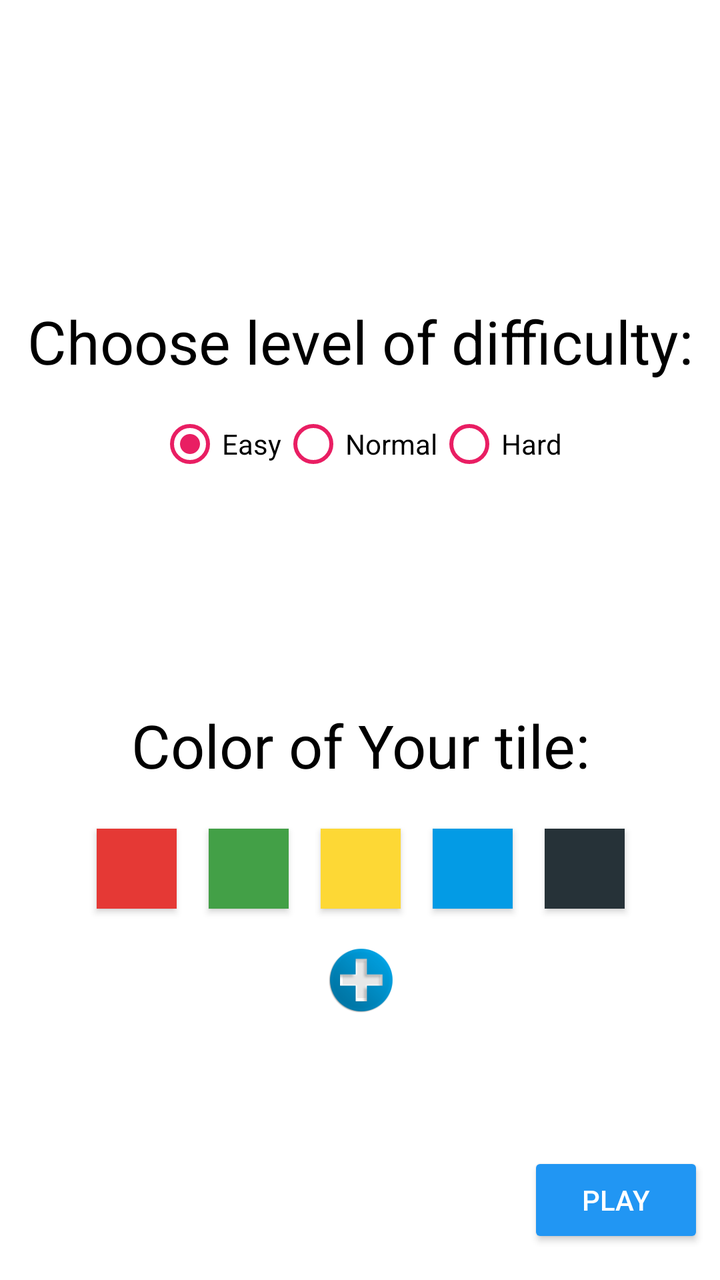
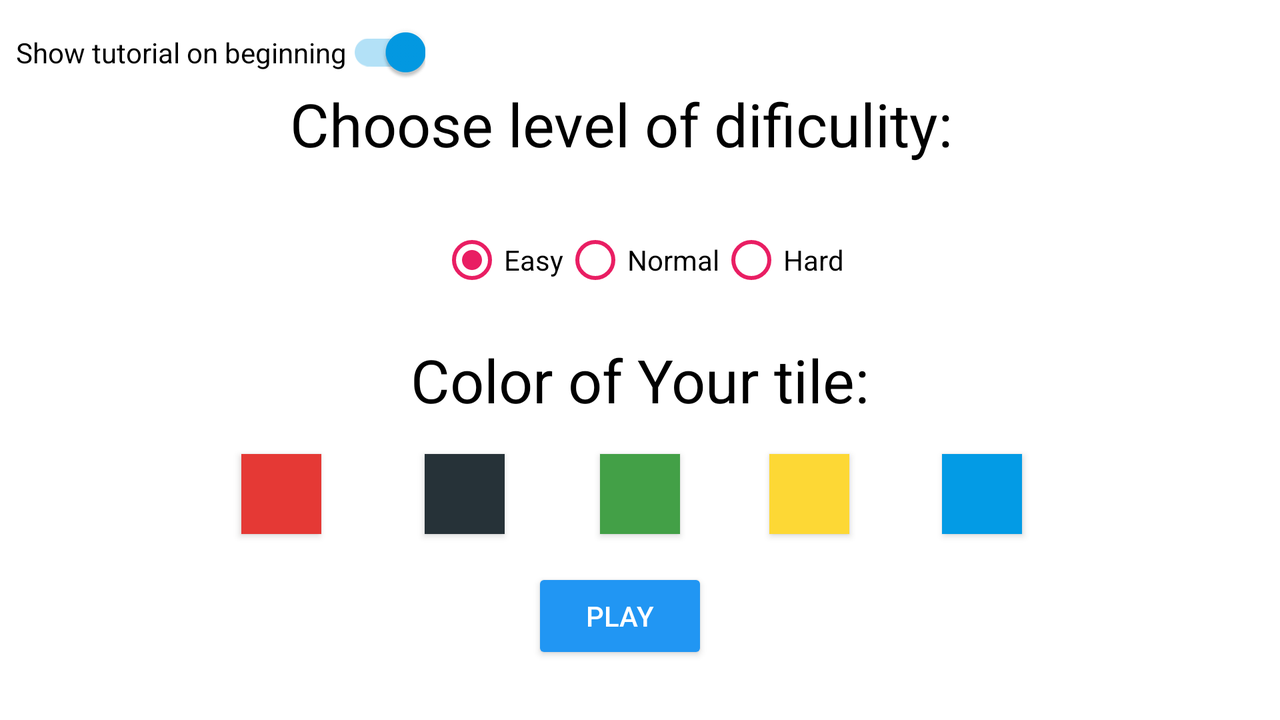

Two renders of one Android screen. The first uses the default layout on a phone; the second uses the alternative layout the repository ships for a different screen configuration, on a matching device. The two XML files are below.
<!-- AndroidManifest.xml: application theme AppTheme -->
<!-- res/layout/skill_mode_screen_layout.xml -->
<?xml version="1.0" encoding="utf-8"?>
<androidx.constraintlayout.widget.ConstraintLayout xmlns:android="http://schemas.android.com/apk/res/android"
    xmlns:app="http://schemas.android.com/apk/res-auto"
    xmlns:tools="http://schemas.android.com/tools"
    android:layout_width="match_parent"
    android:layout_height="match_parent"
    android:background="#fff">

    <LinearLayout
        android:layout_width="wrap_content"
        android:layout_height="wrap_content"
        android:layout_marginBottom="8dp"
        android:layout_marginEnd="8dp"
        android:layout_marginLeft="8dp"
        android:layout_marginRight="8dp"
        android:layout_marginStart="8dp"
        android:layout_marginTop="8dp"
        android:orientation="vertical"
        app:layout_constraintBottom_toBottomOf="parent"
        app:layout_constraintEnd_toEndOf="parent"
        app:layout_constraintHorizontal_bias="0.488"
        app:layout_constraintStart_toStartOf="parent"
        app:layout_constraintTop_toTopOf="parent"
        app:layout_constraintVertical_bias="0.752">

        <TextView
            android:id="@+id/textView5"
            android:layout_width="350dp"
            android:layout_height="54dp"
            android:text="Color of Your tile:"
            android:textAlignment="center"
            android:textColor="#000"
            android:textSize="30sp" />


        <LinearLayout
            android:layout_width="wrap_content"
            android:layout_height="wrap_content"
            android:layout_gravity="center"
            android:orientation="vertical">

            <LinearLayout
                android:layout_width="wrap_content"
                android:layout_height="wrap_content"
                android:orientation="horizontal">

                <Button
                    android:id="@+id/color_RED_skill"
                    android:layout_width="40dp"
                    android:layout_height="40dp"
                    android:layout_margin="8dp"
                    android:layout_weight="1"
                    android:background="@color/btnRed"
                    android:gravity="center"
                    android:onClick="chooseColor" />

                <Button
                    android:id="@+id/color_GREEN_skill"
                    android:layout_width="40dp"
                    android:layout_height="40dp"
                    android:layout_margin="8dp"
                    android:layout_weight="1"
                    android:background="@color/btnGreen"
                    android:gravity="center"
                    android:onClick="chooseColor" />

                <Button
                    android:id="@+id/color_YELLOW_skill"
                    android:layout_width="40dp"
                    android:layout_height="40dp"
                    android:layout_margin="8dp"
                    android:layout_weight="1"
                    android:background="@color/btnYellow"
                    android:gravity="center"
                    android:onClick="chooseColor" />

                <Button
                    android:id="@+id/color_BLUE_skill"
                    android:layout_width="40dp"
                    android:layout_height="40dp"
                    android:layout_margin="8dp"
                    android:layout_weight="1"
                    android:background="@color/btnBlue"
                    android:gravity="center"
                    android:onClick="chooseColor" />

                <Button
                    android:id="@+id/color_GRAY_skill"
                    android:layout_width="40dp"
                    android:layout_height="40dp"
                    android:layout_margin="8dp"
                    android:layout_weight="1"
                    android:background="@color/btnGray"
                    android:gravity="center"
                    android:onClick="chooseColor" />
            </LinearLayout>

            <LinearLayout
                android:layout_width="wrap_content"
                android:layout_height="wrap_content"
                android:layout_gravity="center"
                android:orientation="horizontal">

                <Button
                    android:id="@+id/more_skins"
                    android:layout_width="40dp"
                    android:layout_height="40dp"
                    android:layout_margin="8dp"
                    android:layout_weight="1"
                    android:background="@drawable/plus_sign"
                    android:gravity="center" />

            </LinearLayout>
        </LinearLayout>
    </LinearLayout>


    <Button
        android:id="@+id/button"
        android:layout_width="wrap_content"
        android:layout_height="wrap_content"
        android:layout_marginBottom="16dp"
        android:layout_marginEnd="8dp"
        android:layout_marginLeft="8dp"
        android:layout_marginRight="8dp"
        android:layout_marginStart="8dp"
        android:layout_marginTop="307dp"
        android:backgroundTint="@color/colorPlayButton"
        android:onClick="playSkillMode"
        android:text="Play"
        app:layout_constraintBottom_toBottomOf="parent"
        app:layout_constraintEnd_toEndOf="parent"
        app:layout_constraintHorizontal_bias="1.0"
        app:layout_constraintStart_toStartOf="parent"
        app:layout_constraintTop_toBottomOf="@+id/timeModeRadioGroup" />


    <LinearLayout
        android:layout_width="wrap_content"
        android:layout_height="wrap_content"
        android:layout_marginBottom="8dp"
        android:layout_marginEnd="8dp"
        android:layout_marginLeft="8dp"
        android:layout_marginRight="8dp"
        android:layout_marginStart="8dp"
        android:layout_marginTop="8dp"
        android:orientation="vertical"
        app:layout_constraintBottom_toBottomOf="parent"
        app:layout_constraintEnd_toEndOf="parent"
        app:layout_constraintStart_toStartOf="parent"
        app:layout_constraintTop_toTopOf="parent"
        app:layout_constraintVertical_bias="0.261">

        <TextView
            android:id="@+id/textView4"
            android:layout_width="347dp"
            android:layout_height="53dp"
            android:gravity="center"
            android:text="Choose level of difficulty:"
            android:textColor="#000"
            android:textSize="30sp" />

        <RadioGroup
            android:id="@+id/SkillModeRadioGroupLevel"
            android:layout_width="wrap_content"
            android:layout_height="wrap_content"
            android:layout_gravity="center"
            android:orientation="horizontal">

            <androidx.appcompat.widget.AppCompatRadioButton
                android:id="@+id/radio_skill_easy"
                android:layout_width="match_parent"
                android:layout_height="50dp"
                android:layout_weight="1"
                android:buttonTint="@color/colorRadioButton"
                android:checked="true"
                android:text="Easy"
                android:textColor="#000"
                android:theme="@style/RadioButtonTheme" />

            <androidx.appcompat.widget.AppCompatRadioButton
                android:id="@+id/radio_skill_normal"
                android:layout_width="match_parent"
                android:layout_height="50dp"
                android:layout_weight="1"
                android:buttonTint="@color/colorRadioButton"
                android:text="Normal"
                android:textColor="#000"
                android:theme="@style/RadioButtonTheme" />

            <androidx.appcompat.widget.AppCompatRadioButton
                android:id="@+id/radio_skill_hard"
                android:layout_width="match_parent"
                android:layout_height="50dp"
                android:layout_weight="1"
                android:buttonTint="@color/colorRadioButton"
                android:text="Hard"
                android:textColor="#000"
                android:theme="@style/RadioButtonTheme" />


        </RadioGroup>


    </LinearLayout>

    <ImageView
        android:id="@+id/helpbtn"
        android:layout_width="48dp"
        android:layout_height="48dp"
        android:layout_marginStart="8dp"
        android:layout_marginLeft="8dp"
        android:layout_marginTop="8dp"
        android:layout_marginEnd="8dp"
        android:layout_marginRight="8dp"
        android:layout_marginBottom="8dp"
        android:onClick="tutorialBtn"
        app:layout_constraintBottom_toBottomOf="parent"
        app:layout_constraintEnd_toEndOf="parent"
        app:layout_constraintHorizontal_bias="1.0"
        app:layout_constraintStart_toStartOf="parent"
        app:layout_constraintTop_toTopOf="parent"
        app:layout_constraintVertical_bias="0.0"
        app:srcCompat="@drawable/helpbtn" />

    <ImageView
        android:layout_width="48dp"
        android:layout_height="48dp"
        android:layout_marginStart="8dp"
        android:layout_marginLeft="8dp"
        android:layout_marginTop="8dp"
        android:layout_marginEnd="8dp"
        android:layout_marginRight="8dp"
        android:layout_marginBottom="8dp"
        android:onClick="goToSettings"
        app:layout_constraintBottom_toBottomOf="parent"
        app:layout_constraintEnd_toEndOf="parent"
        app:layout_constraintHorizontal_bias="0.0"
        app:layout_constraintStart_toStartOf="parent"
        app:layout_constraintTop_toTopOf="parent"
        app:layout_constraintVertical_bias="0.0"
        app:srcCompat="@drawable/settings_big_icon" />

</androidx.constraintlayout.widget.ConstraintLayout>
<!-- resources referenced by this layout -->
<resources>
  <color name="btnBlue">#039BE5</color>
  <color name="btnGray">#263238</color>
  <color name="btnGreen">#43A047</color>
  <color name="btnRed">#e53935</color>
  <color name="btnYellow">#FDD835</color>
  <color name="colorPlayButton">#2196F3</color>
  <color name="colorRadioButton">#E91E63</color>
  <!-- drawable plus_sign: png bitmap (drawable, 8500 bytes) -->
  <style name="RadioButtonTheme">
          <item name="colorPrimary">@color/colorRadioButton</item>
      </style>
  <style name="AppTheme" parent="Theme.AppCompat.NoActionBar">
          
          <item name="colorPrimary">@color/colorPrimary</item>
          <item name="colorPrimaryDark">#000</item>
          <item name="colorAccent">@color/colorAccent</item>
          <item name="android:windowNoTitle">true</item>
          <item name="android:windowFullscreen">true</item>
      </style>
  <color name="colorPrimary">#3F51B5</color>
  <color name="colorAccent">#FF4081</color>
</resources>
<!-- res/layout-land/skill_mode_screen_layout.xml (the repository's variant of the layout above) -->
<!-- drawn on the phone turned sideways -->
<?xml version="1.0" encoding="utf-8"?>
<androidx.constraintlayout.widget.ConstraintLayout xmlns:android="http://schemas.android.com/apk/res/android"
    xmlns:tools="http://schemas.android.com/tools"
    android:layout_width="match_parent"
    android:layout_height="match_parent"
    xmlns:app="http://schemas.android.com/apk/res-auto"
    android:background="#fff">

    <TextView
        android:id="@+id/textView5"
        android:layout_width="350dp"
        android:layout_height="54dp"
        android:layout_marginBottom="8dp"
        android:layout_marginEnd="8dp"
        android:layout_marginLeft="8dp"
        android:layout_marginRight="8dp"
        android:layout_marginStart="8dp"
        android:layout_marginTop="8dp"
        android:text="Color of Your tile:"
        android:textAlignment="center"
        android:textColor="#000"
        android:textSize="30sp"
        app:layout_constraintBottom_toBottomOf="parent"
        app:layout_constraintEnd_toEndOf="parent"
        app:layout_constraintStart_toStartOf="parent"
        app:layout_constraintTop_toTopOf="parent"
        app:layout_constraintVertical_bias="0.557" />

    <Button
        android:id="@+id/color_RED_skill"
        android:layout_width="40dp"
        android:layout_height="40dp"
        android:layout_marginBottom="8dp"
        android:layout_marginEnd="8dp"
        android:layout_marginLeft="40dp"
        android:layout_marginRight="8dp"
        android:layout_marginStart="40dp"
        android:layout_marginTop="8dp"
        android:background="@color/btnRed"
        android:onClick="chooseColor"
        app:layout_constraintBottom_toBottomOf="parent"
        app:layout_constraintEnd_toEndOf="parent"
        app:layout_constraintHorizontal_bias="0.146"
        app:layout_constraintStart_toStartOf="parent"
        app:layout_constraintTop_toTopOf="parent"
        app:layout_constraintVertical_bias="0.72" />

    <Button
        android:id="@+id/color_GREEN_skill"
        android:layout_width="40dp"
        android:layout_height="40dp"
        android:layout_marginBottom="8dp"
        android:layout_marginEnd="16dp"
        android:layout_marginLeft="8dp"
        android:layout_marginRight="16dp"
        android:layout_marginStart="8dp"
        android:layout_marginTop="8dp"
        android:background="@color/btnGreen"
        android:onClick="chooseColor"
        app:layout_constraintBottom_toBottomOf="parent"
        app:layout_constraintEnd_toEndOf="parent"
        app:layout_constraintHorizontal_bias="0.507"
        app:layout_constraintStart_toStartOf="parent"
        app:layout_constraintTop_toTopOf="parent"
        app:layout_constraintVertical_bias="0.72" />

    <Button
        android:id="@+id/color_YELLOW_skill"
        android:layout_width="40dp"
        android:layout_height="40dp"
        android:layout_marginBottom="8dp"
        android:layout_marginEnd="8dp"
        android:layout_marginLeft="8dp"
        android:layout_marginRight="8dp"
        android:layout_marginStart="8dp"
        android:layout_marginTop="8dp"
        android:background="@color/btnYellow"
        android:onClick="chooseColor"
        app:layout_constraintBottom_toBottomOf="parent"
        app:layout_constraintEnd_toEndOf="parent"
        app:layout_constraintHorizontal_bias="0.645"
        app:layout_constraintStart_toStartOf="parent"
        app:layout_constraintTop_toTopOf="parent"
        app:layout_constraintVertical_bias="0.72" />

    <Button
        android:id="@+id/color_BLUE_skill"
        android:layout_width="40dp"
        android:layout_height="40dp"
        android:layout_marginBottom="8dp"
        android:layout_marginEnd="40dp"
        android:layout_marginLeft="8dp"
        android:layout_marginRight="40dp"
        android:layout_marginStart="8dp"
        android:layout_marginTop="8dp"
        android:background="@color/btnBlue"
        android:onClick="chooseColor"
        app:layout_constraintBottom_toBottomOf="parent"
        app:layout_constraintEnd_toEndOf="parent"
        app:layout_constraintHorizontal_bias="0.839"
        app:layout_constraintStart_toStartOf="parent"
        app:layout_constraintTop_toTopOf="parent"
        app:layout_constraintVertical_bias="0.72" />

    <Button
        android:id="@+id/color_GRAY_skill"
        android:layout_width="40dp"
        android:layout_height="40dp"
        android:layout_marginBottom="8dp"
        android:layout_marginEnd="8dp"
        android:layout_marginLeft="8dp"
        android:layout_marginRight="8dp"
        android:layout_marginStart="8dp"
        android:background="@color/btnGray"
        android:onClick="chooseColor"
        app:layout_constraintBottom_toBottomOf="parent"
        app:layout_constraintEnd_toEndOf="parent"
        app:layout_constraintHorizontal_bias="0.35"
        app:layout_constraintStart_toStartOf="parent"
        app:layout_constraintTop_toTopOf="parent"
        app:layout_constraintVertical_bias="0.728" />

    <Button
        android:id="@+id/button2"
        android:layout_width="wrap_content"
        android:layout_height="wrap_content"
        android:layout_marginBottom="28dp"
        android:layout_marginEnd="30dp"
        android:layout_marginLeft="266dp"
        android:layout_marginRight="30dp"
        android:layout_marginStart="266dp"
        android:layout_marginTop="8dp"
        android:backgroundTint="@color/colorPlayButton"
        android:onClick="playSkillMode"
        android:text="Play"
        app:layout_constraintBottom_toBottomOf="parent"
        app:layout_constraintEnd_toEndOf="parent"
        app:layout_constraintHorizontal_bias="0.0"
        app:layout_constraintStart_toStartOf="parent"
        app:layout_constraintTop_toTopOf="parent"
        app:layout_constraintVertical_bias="1.0" />

    <RadioGroup
        android:id="@+id/SkillModeRadioGroupLevel"
        android:layout_width="wrap_content"
        android:layout_height="wrap_content"
        android:layout_marginBottom="8dp"
        android:layout_marginEnd="8dp"
        android:layout_marginLeft="8dp"
        android:layout_marginRight="8dp"
        android:layout_marginStart="8dp"
        android:layout_marginTop="8dp"
        android:orientation="horizontal"
        app:layout_constraintBottom_toBottomOf="parent"
        app:layout_constraintEnd_toEndOf="parent"
        app:layout_constraintHorizontal_bias="0.502"
        app:layout_constraintStart_toStartOf="parent"
        app:layout_constraintTop_toBottomOf="@+id/textView4"
        app:layout_constraintVertical_bias="0.006">

        <androidx.appcompat.widget.AppCompatRadioButton
            android:id="@+id/radio_skill_easy"
            android:layout_width="match_parent"
            android:layout_height="50dp"
            android:layout_weight="1"
            android:buttonTint="@color/colorRadioButton"
            android:checked="true"
            android:text="Easy"
            android:textColor="#000"
            android:theme="@style/RadioButtonTheme" />

        <androidx.appcompat.widget.AppCompatRadioButton
            android:id="@+id/radio_skill_normal"
            android:layout_width="match_parent"
            android:layout_height="50dp"
            android:layout_weight="1"
            android:buttonTint="@color/colorRadioButton"
            android:text="Normal"
            android:textColor="#000"
            android:theme="@style/RadioButtonTheme" />

        <androidx.appcompat.widget.AppCompatRadioButton
            android:id="@+id/radio_skill_hard"
            android:layout_width="match_parent"
            android:layout_height="50dp"
            android:layout_weight="1"
            android:buttonTint="@color/colorRadioButton"
            android:text="Hard"
            android:textColor="#000"
            android:theme="@style/RadioButtonTheme" />


    </RadioGroup>

    <TextView
        android:id="@+id/textView4"
        android:layout_width="350dp"
        android:layout_height="54dp"
        android:layout_marginBottom="8dp"
        android:layout_marginEnd="8dp"
        android:layout_marginLeft="8dp"
        android:layout_marginRight="8dp"
        android:layout_marginStart="8dp"
        android:layout_marginTop="8dp"
        android:text="Choose level of dificulity:"
        android:textColor="#000"
        android:textSize="30sp"
        app:layout_constraintBottom_toBottomOf="parent"
        app:layout_constraintEnd_toEndOf="parent"
        app:layout_constraintStart_toStartOf="parent"
        app:layout_constraintTop_toTopOf="parent"
        app:layout_constraintVertical_bias="0.116" />

    <ImageView
        android:id="@+id/helpbtn"
        android:layout_width="wrap_content"
        android:layout_height="wrap_content"
        android:layout_marginBottom="8dp"
        android:layout_marginEnd="8dp"
        android:layout_marginLeft="8dp"
        android:layout_marginRight="8dp"
        android:layout_marginStart="8dp"
        android:layout_marginTop="8dp"
        android:onClick="tutorialBtn"
        app:layout_constraintBottom_toBottomOf="parent"
        app:layout_constraintEnd_toEndOf="parent"
        app:layout_constraintHorizontal_bias="0.975"
        app:layout_constraintStart_toStartOf="parent"
        app:layout_constraintTop_toTopOf="parent"
        app:layout_constraintVertical_bias="0.015"
        app:srcCompat="@drawable/helpbtn" />

    <androidx.appcompat.widget.SwitchCompat
        android:id="@+id/switchSkill"
        android:layout_width="wrap_content"
        android:layout_height="wrap_content"
        android:layout_marginBottom="8dp"
        android:layout_marginEnd="8dp"
        android:layout_marginLeft="8dp"
        android:layout_marginRight="8dp"
        android:layout_marginStart="8dp"
        android:layout_marginTop="8dp"
        android:checked="true"
        android:text="Show tutorial on beginning"
        android:textColor="#000"
        app:theme="@style/switchTheme"
        app:layout_constraintBottom_toBottomOf="parent"
        app:layout_constraintEnd_toEndOf="parent"
        app:layout_constraintHorizontal_bias="0.0"
        app:layout_constraintStart_toStartOf="parent"
        app:layout_constraintTop_toTopOf="parent"
        app:layout_constraintVertical_bias="0.015" />

</androidx.constraintlayout.widget.ConstraintLayout >
<!-- resources referenced by the variant -->
<!-- as the phone turned sideways resolves them -->
<resources>
  <color name="btnBlue">#039BE5</color>
  <color name="btnGray">#263238</color>
  <color name="btnGreen">#43A047</color>
  <color name="btnRed">#e53935</color>
  <color name="btnYellow">#FDD835</color>
  <color name="colorPlayButton">#2196F3</color>
  <color name="colorRadioButton">#E91E63</color>
  <style name="RadioButtonTheme">
          <item name="colorPrimary">@color/colorRadioButton</item>
      </style>
  <style name="switchTheme">
          <item name="colorAccent">@color/btnBlue</item>
      </style>
  <style name="AppTheme" parent="Theme.AppCompat.NoActionBar">
          
          <item name="colorPrimary">@color/colorPrimary</item>
          <item name="colorPrimaryDark">#000</item>
          <item name="colorAccent">@color/colorAccent</item>
          <item name="android:windowNoTitle">true</item>
          <item name="android:windowFullscreen">true</item>
      </style>
  <color name="colorPrimary">#3F51B5</color>
  <color name="colorAccent">#FF4081</color>
</resources>
